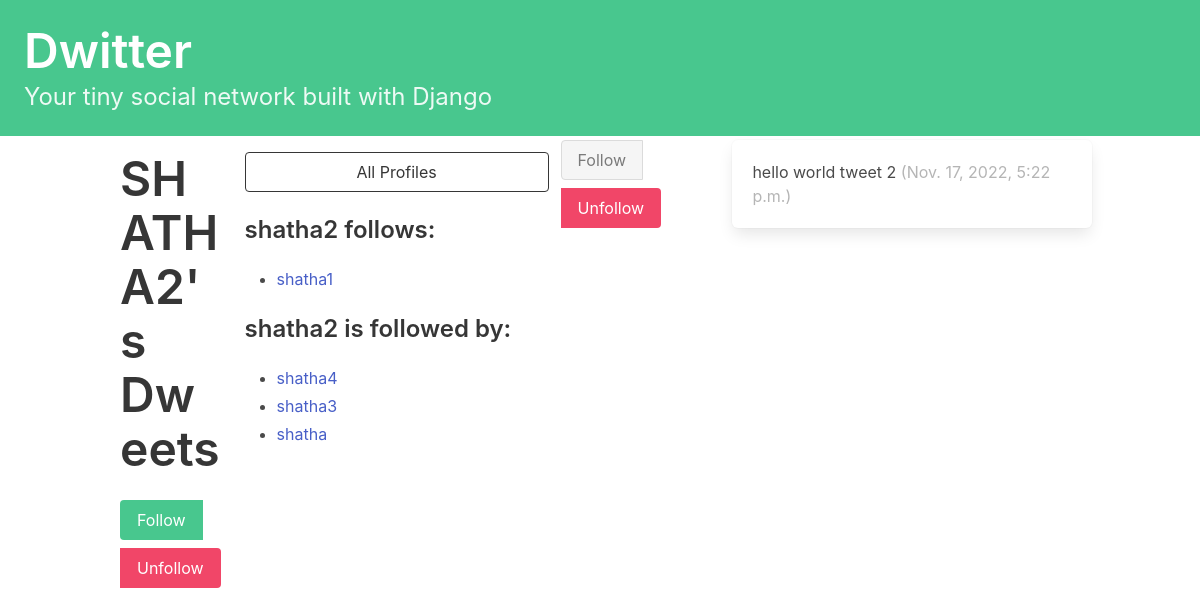
The app's page /profile/2 (signed in) with its own data.
### dwitter/models.py (models this page shows, shortened)
class Profile(models.Model):
    user = models.OneToOneField(User, on_delete=models.CASCADE)
    follows = models.ManyToManyField(
        "self",
        related_name="followed_by",
        symmetrical=False,
        blank=True
    )
    def __str__(self):
        return self.user.username

class Dweet(models.Model):
    user = models.ForeignKey(
        User, related_name="dweets", on_delete=models.DO_NOTHING
    )
    body = models.CharField(max_length=140)
    created_at = models.DateTimeField(auto_now_add=True)

### dwitter/views.py (the view, shortened to what this page needs)
# urls.py: path("profile/<int:pk>", profile, name="profile"),
def profile(request, pk):
    if not hasattr(request.user, 'profile'):
        missing_profile = Profile(user=request.user)
        missing_profile.save()
    profile = Profile.objects.get(pk=pk)
    return render(request, "dwitter/profile.html", {"profile": profile})

### dwitter/templates/dwitter/profile.html (shortened to what this page needs)
{% extends 'base.html' %}
{% block content %}
    <div class="column">
        <div class="block">
            <h1 class="title is-1">
                {{profile.user.username|upper}}'s Dweets
            </h1>
        </div>
        <div class="buttons has-addons">
            <button class="button is-success">Follow</button>
            <button class="button is-danger">Unfollow</button>
        </div>
    </div>
    <div class="column is-one-third">
        <div class="block">
            <a href="{% url 'dwitter:profile_list' %}">
                <button class="button is-dark is-outlined is-fullwidth">
                    All Profiles
                </button>
            </a>
        </div>
        <div class="block">
            <h3 class="title is-4">
                {{profile.user.username}} follows:
            </h3>
            <div class="content">
                <ul>
                    {% for following in profile.follows.all %}
                        <li>
                            <a href="{% url 'dwitter:profile' following.id %}">
                                {{ following }}
                            </a>
                        </li>
                    {% endfor %}
                </ul>
            </div>
        </div>
        <div class="block">
            <h3 class="title is-4">
                {{profile.user.username}} is followed by:
            </h3>
            <div class="content">
                <ul>
                    {% for follower in profile.followed_by.all %}
                        <li>
                            <a href="{% url 'dwitter:profile' follower.id %}">
                                {{ follower }}
                            </a>
                        </li>
                    {% endfor %}
                </ul>
            </div>
        </div>
    </div>
    <form method="post">
        <div class="buttons has-addons">
            {% if profile in user.profile.follows.all %}
                <button class="button is-success is-static">Follow</button>
                <button class="button is-danger" name="follow" value="unfollow">
                    Unfollow
                </button>
            {% else %}
                <button class="button is-success" name="follow" value="follow">
                    Follow
                </button>
                <button class="button is-danger is-static">Unfollow</button>
            {% endif %}
        </div>
    </form>
    <div class="content">
        {% for dweet in profile.user.dweets.all %}
            <div class="box">
                {{ dweet.body }}
                <span class="is-small has-text-grey-light">
                    ({{ dweet.created_at }})
                </span>
            </div>
        {% endfor %}
    </div>
{% endblock content %}

### records on screen
Profile: user.username "SHATHA2", user.username "shatha2"
Profile: user.username "shatha1"
Profile: user.username "shatha4"
Profile: user.username "shatha3"
Profile: user.username "shatha"
Dweet: body "hello world tweet 2", created_at "Nov. 17, 2022, 5:22 p.m."
